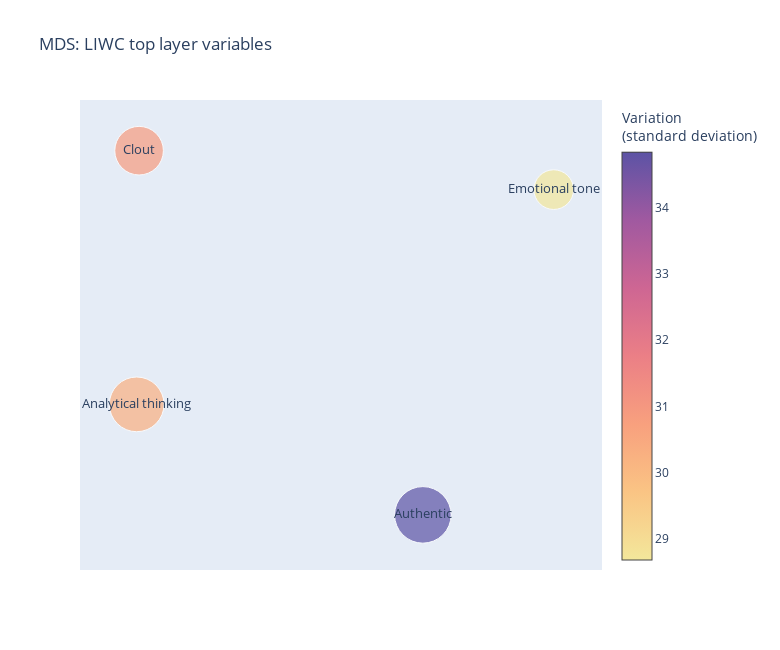

The notebook cell saved with this chart:
### Markdown cell above
#### 4 summary variables: 'Analytic','Clout','Authentic','Tone'

### Code cell
# get the results of MDS
df_sub = mdsForGivenVariable(top_variables)
import plotly.express as px
import plotly.graph_objects as go
import textwrap # Used to automatically wrap the floating window

mean = df_sub['mean']
std = df_sub['std']
fig = go.Figure()
fig.add_trace(go.Scatter(x=df_sub['X'],y=df_sub['Y'],customdata=np.stack((df_sub['description'].apply(lambda t: str(t)).apply(lambda t: "<br>".join(textwrap.wrap(t,40)) # textwrap is a great way to automatically wrap lines
)),axis=-1),
                         marker=dict(
                             size=mean,       # mean 
                             sizemin=8, sizemode='area',sizeref=1.*max(mean)/(40.**2), 
                             color=std, colorscale='Sunset', showscale=True,colorbar_title_text='Variation <br>(standard deviation)',
                         ),
                         text = df_sub['full'],  
                         mode='markers+text',
                         hovertemplate=
        "<b>%{text}</b><br>" +
        "<b>Examples: </b>: %{customdata}<br>"+
        "<b>Mean Value: </b>%{marker.size:,}<br>" +
                         "<b>Variation:</b> %{marker.color:,.1f}" +
        "<extra></extra>",
                         ))

fig.update_layout(title='MDS: LIWC top layer variables',
width=600*1.3,
                     height=500*1.3,)
fig.update_traces(textposition='middle center',textfont_size=13)
fig.update_layout(showlegend=False)
fig.update_xaxes(visible=False)
fig.update_yaxes(visible=False)
fig.show()
fig.write_html("MDS_LIWC top layer variables.html")

### Figure 1 — Plotly figure (JSON) as saved in the notebook; plotly's stock layout.template omitted (floating-point values rounded to 4 significant figures)
{"data": [{"customdata": ["captures the degree to which people use<br>words that suggest formal, logical, and<br>hierarchical thinking patterns.", "refers to the relative social status,<br>confidence, or leadership that people<br>display through their writing or<br>talking.", " tend to speak more spontaneously and do<br>not self-regulate or filter what they<br>are saying.", " the higher the number, the more<br>positive the tone"], "hovertemplate": "<b>%{text}</b><br><b>Examples: </b>: %{customdata}<br><b>Mean Value: </b>%{marker.size:,}<br><b>Variation:</b> %{marker.color:,.1f}<extra></extra>", "marker": {"color": [30.27, 30.84, 34.83, 28.69], "colorbar": {"title": {"text": "Variation <br>(standard deviation)"}}, "colorscale": [[0, "rgb(243, 231, 155)"], [0.1667, "rgb(250, 196, 132)"], [0.3333, "rgb(248, 160, 126)"], [0.5, "rgb(235, 127, 134)"], [0.6667, "rgb(206, 102, 147)"], [0.8333, "rgb(160, 89, 160)"], [1, "rgb(92, 83, 165)"]], "showscale": true, "size": [49.8, 39.33, 53.25, 26.17], "sizemin": 8, "sizemode": "area", "sizeref": 0.03328}, "mode": "markers+text", "text": ["Analytical thinking", "Clout", "Authentic", "Emotional tone"], "textfont": {"size": 13}, "textposition": "middle center", "type": "scatter", "x": [-0.2683, -0.2647, 0.167, 0.366], "y": [-0.1422, 0.2609, -0.3177, 0.199]}], "layout": {"height": 650, "showlegend": false, "title": {"text": "MDS: LIWC top layer variables"}, "width": 780, "xaxis": {"visible": false}, "yaxis": {"visible": false}}}
